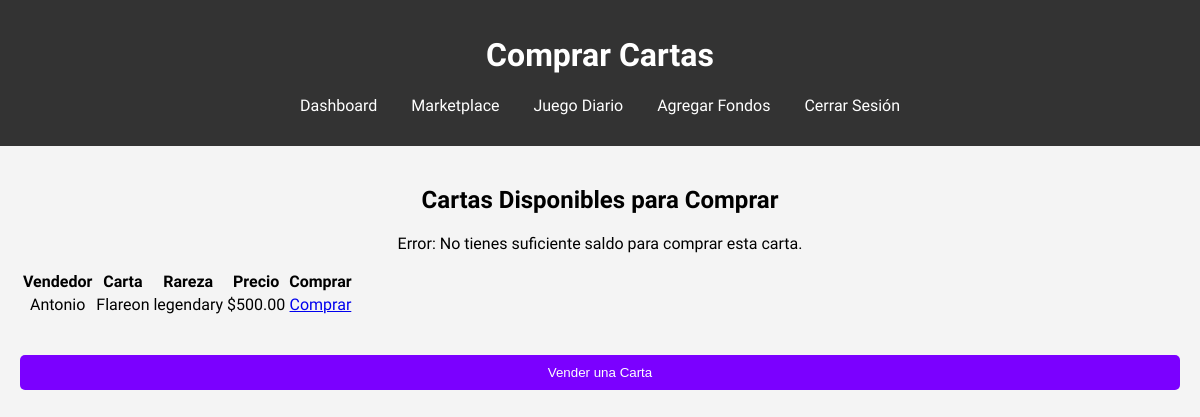
The app's page /cards/pages/buy.php?id=10 (signed in) with its own data.
### tables this page shows
CREATE TABLE `users` (
  `id` int(11) NOT NULL,
  `username` varchar(50) NOT NULL,
  `password` varchar(255) NOT NULL,
  `created_at` timestamp NOT NULL DEFAULT current_timestamp(),
  `balance` decimal(10,2) NOT NULL DEFAULT 0.00
);

CREATE TABLE `marketplace` (
  `id` int(11) NOT NULL,
  `seller_id` int(11) DEFAULT NULL,
  `card_id` int(11) DEFAULT NULL,
  `price` decimal(10,2) NOT NULL,
  `is_sold` tinyint(1) DEFAULT 0,
  `listed_at` timestamp NOT NULL DEFAULT current_timestamp()
);

CREATE TABLE `cards` (
  `id` int(11) NOT NULL,
  `name` varchar(100) NOT NULL,
  `rarity` enum('common','rare','epic','legendary') NOT NULL,
  `image_url` varchar(255) NOT NULL
);

### cards/pages/buy.php (the view, shortened to what this page needs)
<?php
include '../includes/db_connect.php';
$user_id = $_SESSION['user_id'];
$message = "";
if (isset($_GET['id'])) {
    $buy_id = intval($_GET['id']);
    $card_query = "SELECT card_id, seller_id, price FROM marketplace WHERE id = '$buy_id' AND is_sold = 0";
    $card_result = mysqli_query($conn, $card_query);
    if ($card = mysqli_fetch_assoc($card_result)) {
        $price = $card['price'];
        $seller_id = $card['seller_id'];
        $balance_query = "SELECT balance FROM users WHERE id = '$user_id'";
        $balance_result = mysqli_query($conn, $balance_query);
        $buyer_balance = mysqli_fetch_assoc($balance_result)['balance'];
        if ($buyer_balance >= $price) {
            mysqli_query($conn, "UPDATE users SET balance = balance - $price WHERE id = '$user_id'");
            mysqli_query($conn, "UPDATE users SET balance = balance + $price WHERE id = '$seller_id'");
            mysqli_query($conn, "UPDATE marketplace SET is_sold = 1 WHERE id = '$buy_id'");
            mysqli_query($conn, "INSERT INTO user_cards (user_id, card_id, obtained_at) VALUES ('$user_id', '{$card['card_id']}', NOW())");
            $message = "¡Has comprado la carta exitosamente!";
        } else {
            $message = "Error: No tienes suficiente saldo para comprar esta carta.";
        }
    } else {
        $message = "Error: Esta carta ya ha sido vendida o no existe.";
    }
}
$query = "SELECT marketplace.id, users.username AS seller, cards.name, cards.rarity, cards.image_url, marketplace.price
          FROM marketplace
          JOIN users ON marketplace.seller_id = users.id
          JOIN cards ON marketplace.card_id = cards.id
          WHERE marketplace.is_sold = 0";
$result = mysqli_query($conn, $query);
?>
<!DOCTYPE html>
<html lang="es">
<head>
    <link rel="stylesheet" href="../assets/market.css">
</head>
<body>
    <header>
        <h1>Comprar Cartas</h1>
        <nav>
            <ul>
                <li><a href="dashboard.php">Dashboard</a></li>
                <li><a href="marketplace.php">Marketplace</a></li>
                <li><a href="game.php">Juego Diario</a></li>
                <li><a href="dinero.php">Agregar Fondos</a></li>
                <li><a href="logout.php">Cerrar Sesión</a></li>
            </ul>
        </nav>
    </header>
    <main>
        <h2>Cartas Disponibles para Comprar</h2>
        <?php if (!empty($message)) echo "<p>$message</p>"; ?>
        <table>
            <tr>
                <th>Vendedor</th>
                <th>Carta</th>
                <th>Rareza</th>
                <th>Precio</th>
                <th>Comprar</th>
            </tr>
            <?php while ($row = mysqli_fetch_assoc($result)) { ?>
                <tr>
                    <td><?php echo htmlspecialchars($row['seller']); ?></td>
                    <td><?php echo htmlspecialchars($row['name']); ?></td>
                    <td><?php echo htmlspecialchars($row['rarity']); ?></td>
                    <td>$<?php echo number_format($row['price'], 2); ?></td>
                    <td><a href="buy.php?id=<?php echo $row['id']; ?>">Comprar</a></td>
                </tr>
            <?php } ?>
        </table>
        <a href="../pages/sell_card.php">
            <br><br><button id="vender">Vender una Carta</button>
        </a>
    </main>
</body>
</html>

### cards/assets/market.css (style rules this page uses)
body { font-family: 'Lexend', sans-serif; margin: 0; padding: 0; background-color: #f4f4f4; }
header { background-color: #333; color: white; padding: 15px; text-align: center; animation: fadeIn 1s ease-in; }
nav ul { list-style: none; padding: 0; }
nav ul li { display: inline; margin: 0 15px; }
nav ul li a { color: white; text-decoration: none; transition: color 0.3s ease-in-out; }
main { padding: 20px; text-align: center; animation: slideIn 1s ease-in; }
#vender { background-color: #7b00ff; color: white; padding: 10px; border: none; border-radius: 5px; cursor: pointer; transition: background 0.3s; width: 100%; }

### records on screen
users: balance.price "Error: No tienes suficiente saldo para comprar esta carta."
marketplace: seller.username "Antonio", card.name "Flareon", card.rarity "legendary", price "500.00"
